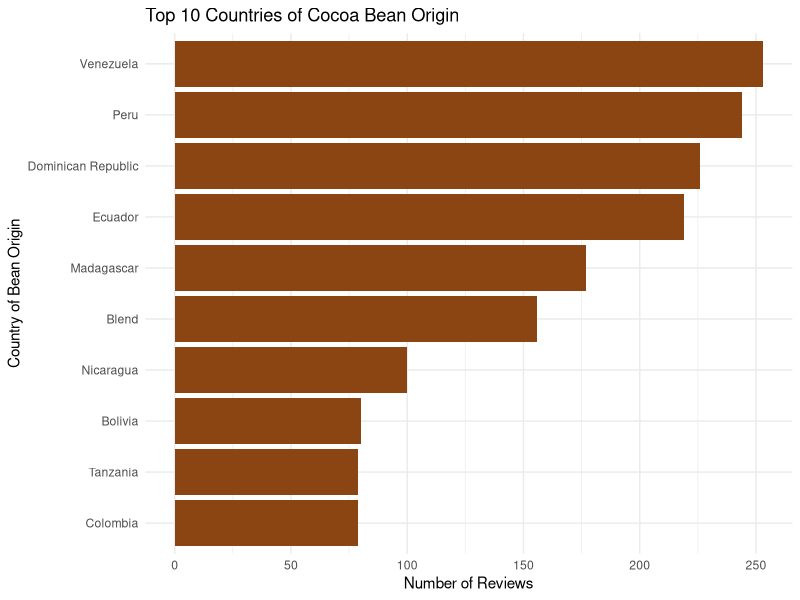

The R source for this figure:
## ---- chunk 1
library(tidyverse)

chocolate <- read_csv("chocolate.csv")

top_bean_countries <- chocolate |>
  filter(!is.na(country_of_bean_origin)) |>
  count(country_of_bean_origin, sort = TRUE) |>
  head(10)

top_bean_countries
## ---- chunk 2
ggplot(top_bean_countries, aes(x = reorder(country_of_bean_origin, n), y = n)) +
  geom_col(fill = "chocolate4") +
  coord_flip() +
  labs(
    title = "Top 10 Countries of Cocoa Bean Origin",
    x = "Country of Bean Origin",
    y = "Number of Reviews"
  ) +
  theme_minimal()
